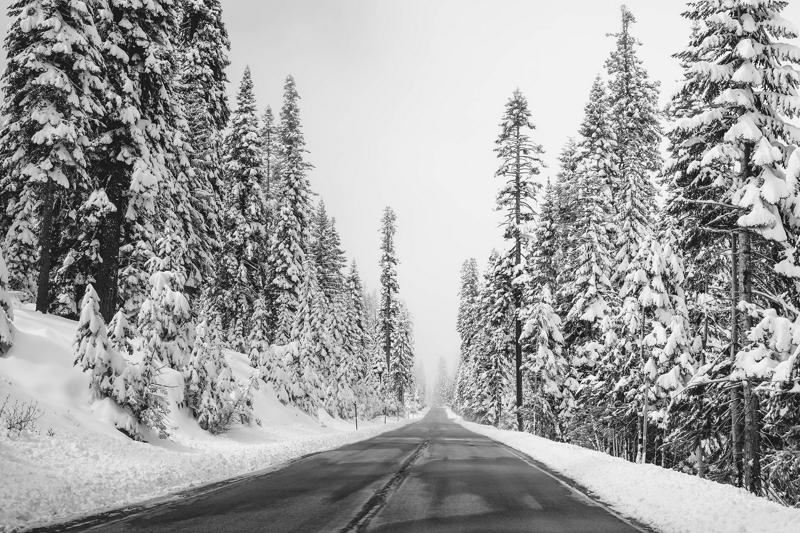
#> input picture lab2/Image_enhancement/images/image2.jpg, 800 x 533 px
$ python code.py
#> lines starting #> are read from the running program, lines starting #| are printed output that depends on the picture
### lab2/Image_enhancement/compute_LoG.py
import numpy as np
import scipy as sp
from scipy import signal
from matplotlib import image
import matplotlib.pyplot as plt
from Image_enhancement.gauss1D import gauss1D
from Image_enhancement.gauss2D import gauss2D

def magn(x,y):
    return x**2+y**2

# Creating a LoG kernel
# [11 lines left out: function log_kernel, not called in this run]


def compute_LoG(imageName, LOG_type):

    data_image=np.array(image.imread(imageName))

    if LOG_type == 1:
        #method 1
        Gaussian_Kernel=gauss2D(0.5,5)
        imInterm=sp.signal.convolve2d(data_image,Gaussian_Kernel)
        imOut=sp.signal.convolve2d(imInterm,np.array([[0,1,0],[1,-4,1],[0,1,0]]), mode="same")

    elif LOG_type == 2:
        #method 2
        imOut=sp.signal.convolve2d(data_image,np.array([[0,0,1,0,0],[0,1,2,1,0],[1,2,-16,2,1],[0,1,2,1,0],[0,0,1,0,0]]), mode="same")#log_kernel(0.5,5))

    elif LOG_type == 3:
        #method 3
        sigma1=0.8 #Using a ratio of 1.6
        sigma2=0.5
        kernel=(gauss2D(sigma1,5) - gauss2D(sigma2,5))
        imOut=sp.signal.convolve2d(data_image,kernel, mode="same")

    return imOut

### lab2/Image_enhancement/compute_gradient.py
import numpy as np
import matplotlib.pyplot as plt

import scipy as sp
from scipy import signal

#Working code
def compute_gradient(image):
    # load image as pixel array
    image = plt.imread(image)

    # get data of the image
    data_image=np.array(image)

    Gx=sp.signal.convolve2d(data_image,np.array([[1, 0, -1],[2,0,-2],[1,0,-1]]))
    Gy=sp.signal.convolve2d(data_image,np.array([[1,2, 1],[0,0,0],[-1,-2,-1]]))
    im_magnitude=np.sqrt((np.square(Gx)+(np.square(Gy))))
    im_direction=np.arctan(Gy/Gx)

    return Gx, Gy, im_magnitude,im_direction

### lab2/Image_enhancement/gauss1D.py
import numpy as np

def  gauss1D(sigma ,kernel_size):
	# your code
	G = np.zeros((1, kernel_size)) #Setting up G
	if kernel_size % 2 == 0: #Error for even kernel size
		raise ValueError('kernel_size must be odd, otherwise the filter will not have a center to convolve on')
	x = np.arange(-(kernel_size//2), kernel_size//2+1, 1)
	N = np.exp(-(x**2)/(2*(sigma**2)))/(sigma*(np.sqrt(2*np.pi))) #Non normalised G
	G=N/(sum(N)) #Normalised G
	return G

### lab2/Image_enhancement/gauss2D.py
from Image_enhancement.gauss1D import gauss1D

def gauss2D( sigma , kernel_size ):
	## solution
	G1 = gauss1D(sigma,kernel_size)
	G2 = G1.reshape((kernel_size,1))
	G = G2 * G1
	return G

### lab2/code.py
import numpy as np
import scipy as sp
from scipy import signal
from matplotlib import image
import matplotlib.pyplot as plt
from Image_enhancement.gauss1D import gauss1D
from Image_enhancement.gauss2D import gauss2D
from Image_enhancement.compute_LoG import *
from Image_enhancement.compute_gradient import compute_gradient

imageName='Image_enhancement/images/image2.jpg'
data_image=np.array(image.imread(imageName))
#> data_image is the input picture: shape (533, 800); min 0, max 255, mean 160
method1=compute_LoG(imageName, 1)
#> in compute_LoG, `imInterm=sp.signal.convolve2d(data_image,Gaussian_Kernel)`:
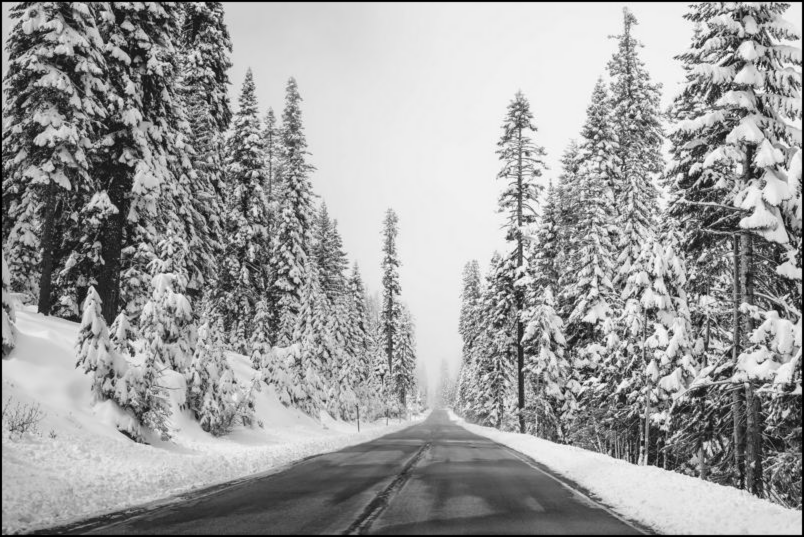
#> imInterm: shape (537, 804) float64; min 1.18e-05, max 250.2, mean 158
method2=compute_LoG(imageName, 2)
#> call 2 of compute_LoG, with imageName = 'Image_enhancement/images/image2.jpg', LOG_type = 2
#> in compute_LoG (call 2), `imOut=sp.signal.convolve2d(data_image,np.array([[0,0,1,0,0],[0,1,2,1,0..`:
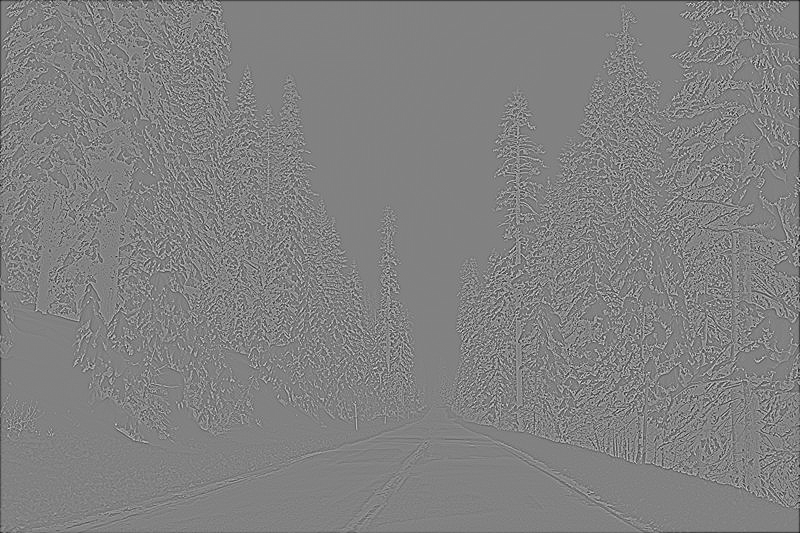
#> imOut: shape (533, 800) int64; min -2439, max 2348, mean -5.7; drawn with min black and max white
method3=compute_LoG(imageName, 3)

fig, axs = plt.subplots(2,2)

axs[0,0].set_title('Original image')
axs[0,0].imshow(data_image, cmap="gray")
axs[0,0].set_xticks([])
axs[0,0].set_yticks([])

axs[0,1].set_title('Method 1')
axs[0,1].imshow(method1, cmap="gray")
axs[0,1].set_xticks([])
axs[0,1].set_yticks([])


axs[1,0].set_title('Method 2')
axs[1,0].imshow(method2, cmap="gray")
axs[1,0].set_xticks([])
axs[1,0].set_yticks([])

axs[1,1].set_title('Method 3')
axs[1,1].imshow(method3, cmap="gray")
axs[1,1].set_xticks([])
axs[1,1].set_yticks([])

plt.show()
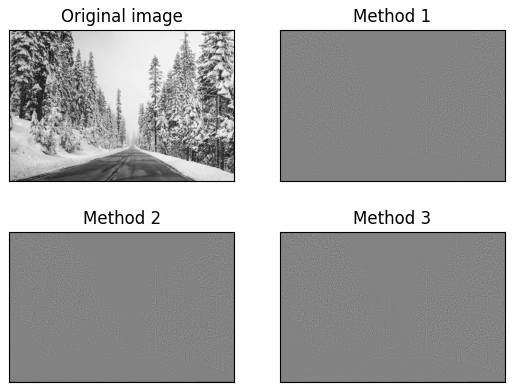
#> figure drawn by matplotlib, 4 panels

[Gx, Gy, im_magnitude,im_direction]=compute_gradient(imageName)
#> in compute_gradient, `Gx=sp.signal.convolve2d(data_image,np.array([[1, 0, -1],[2,0,-2],[1,0,..`:
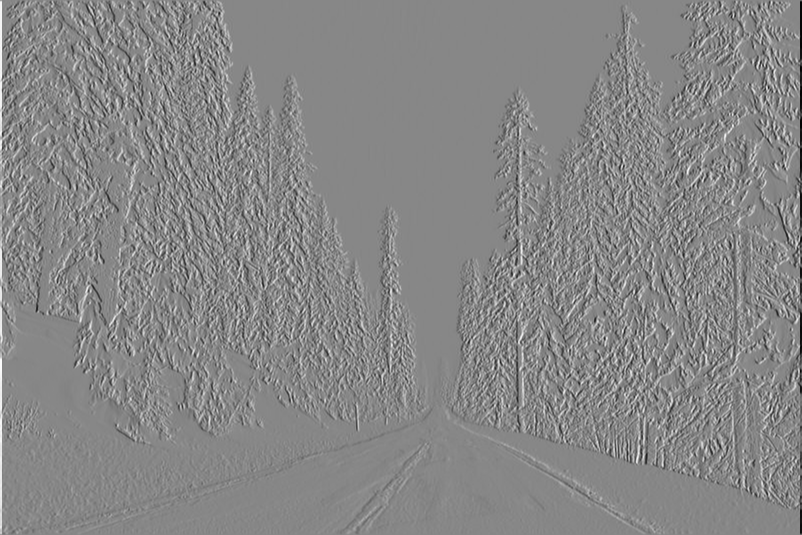
#> Gx: shape (535, 802) int64; min -986, max 876, mean 0; drawn with min black and max white
#> in compute_gradient, `Gy=sp.signal.convolve2d(data_image,np.array([[1,2, 1],[0,0,0],[-1,-2,-..`:
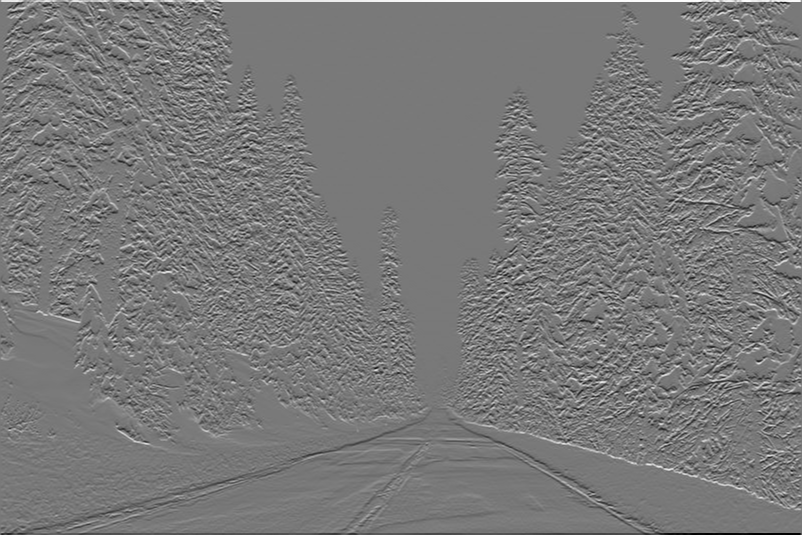
#> Gy: shape (535, 802) int64; min -892, max 982, mean 0; drawn with min black and max white
#> in compute_gradient, `im_magnitude=np.sqrt((np.square(Gx)+(np.square(Gy))))`:
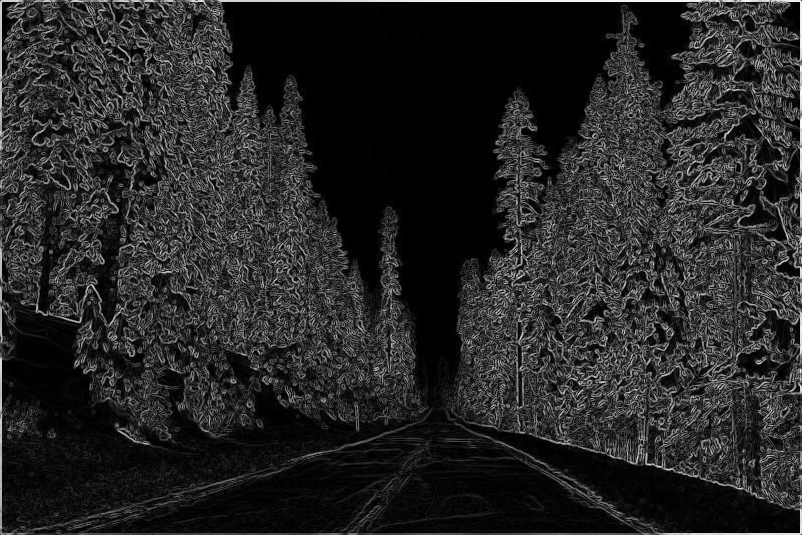
#> im_magnitude: shape (535, 802) float64; min 0, max 1001.3, mean 150.6; drawn with min black and max white
#> in compute_gradient, `im_direction=np.arctan(Gy/Gx)`:
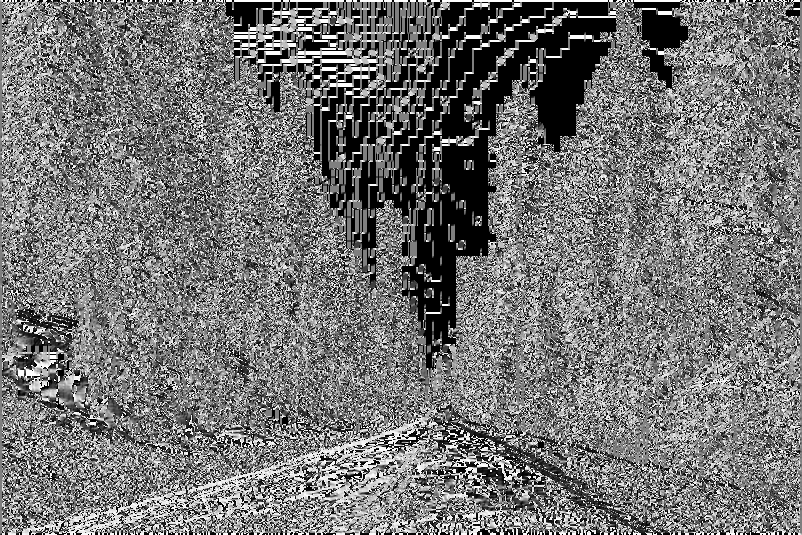
#> im_direction: shape (535, 802) float64; 9.75% of the values are NaN or infinite; the others: min -1.57, max 1.57, mean 0.0161; drawn with min black, max white, NaN and infinite black

fig, axs = plt.subplots(2,2)

axs[0,0].set_title('Gx')
axs[0,0].imshow(Gx, cmap="gray")
axs[0,0].set_xticks([])
axs[0,0].set_yticks([])

axs[0,1].set_title('Gy')
axs[0,1].imshow(Gy, cmap="gray")
axs[0,1].set_xticks([])
axs[0,1].set_yticks([])

axs[1,0].set_title('im_magnitude')
axs[1,0].imshow(im_magnitude, cmap="gray")
axs[1,0].set_xticks([])
axs[1,0].set_yticks([])

axs[1,1].set_title('im_direction')
axs[1,1].imshow(im_direction, cmap="gray")
axs[1,1].set_xticks([])
axs[1,1].set_yticks([])

plt.show()

$ run again, with lab2/Image_enhancement/images/image1.jpg copied over lab2/Image_enhancement/images/image2.jpg
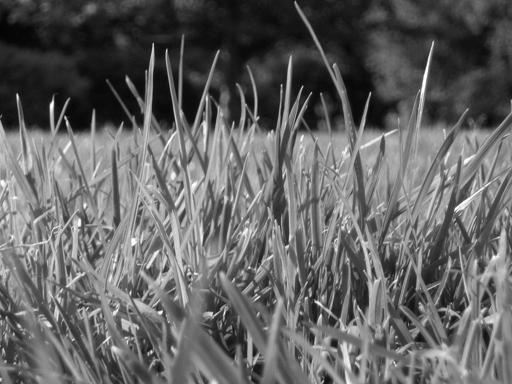
#> input picture lab2/Image_enhancement/images/image1.jpg, 512 x 384 px
#> data_image is the input picture: shape (384, 512); min 0, max 255, mean 99.4
#> in compute_gradient, `im_magnitude=np.sqrt((np.square(Gx)+(np.square(Gy))))`:
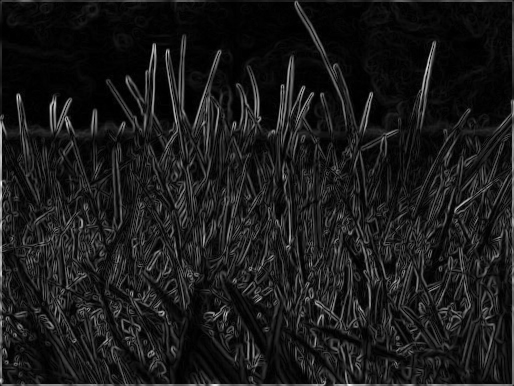
#> im_magnitude: shape (386, 514) float64; min 0, max 1017.2, mean 104.8; drawn with min black and max white
#> in compute_gradient, `im_direction=np.arctan(Gy/Gx)`:
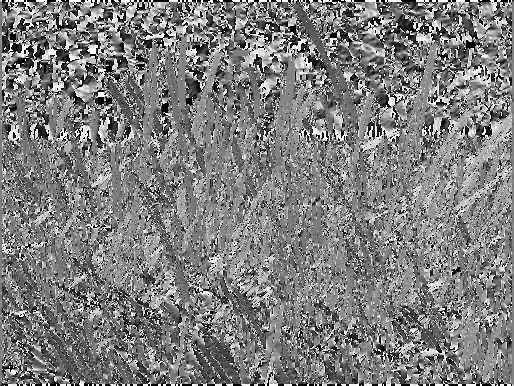
#> im_direction: shape (386, 514) float64; 0.26% of the values are NaN or infinite; the others: min -1.57, max 1.57, mean -0.00707; drawn with min black, max white, NaN and infinite black
